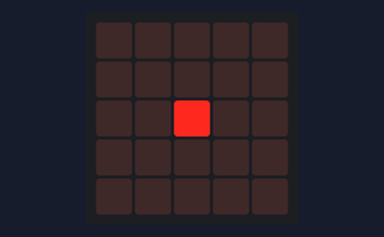
A program run on a simulated BBC micro:bit (MakeCode). On the bench: the board's 5×5 LED display.

Above: at 0.2 s.
At 1.0 s:
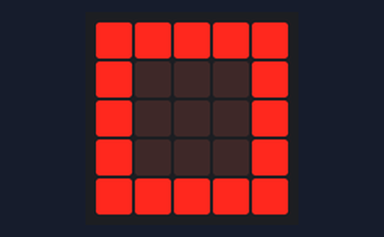
At 1.41 s:
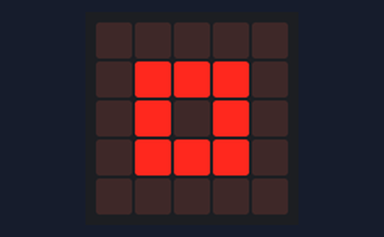

The program:

main.ts
```typescript
basic.forever(function () {
    basic.showLeds(`
        . . . . .
        . . . . .
        . . # . .
        . . . . .
        . . . . .
        `)
    basic.showLeds(`
        . . . . .
        . # # # .
        . # . # .
        . # # # .
        . . . . .
        `)
    basic.showLeds(`
        # # # # #
        # . . . #
        # . . . #
        # . . . #
        # # # # #
        `)
    basic.showLeds(`
        . . . . .
        . # # # .
        . # . # .
        . # # # .
        . . . . .
        `)
})
```

test.ts
```typescript
// οι δοκιμές πηγαίνουν εδώ, δεν θα γίνει εκτέλεση όταν αυτό το πακέτο χρησιμοποιηθεί ως επέκταση.
```

Measured:
- by itself, everything shown: repeats every 1.6 s, in 4 steps
- what the display in image 1 shows lasts 0.4 s, from 0.8 s to 1.2 s
